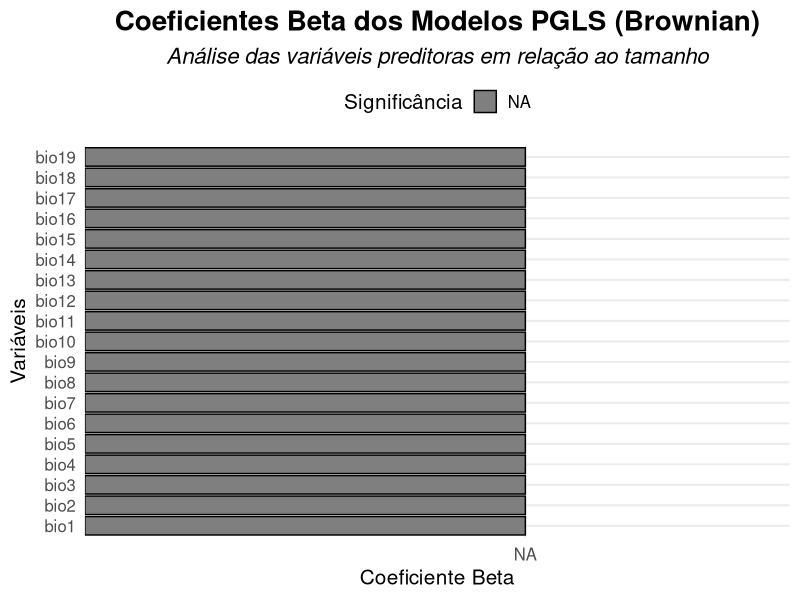
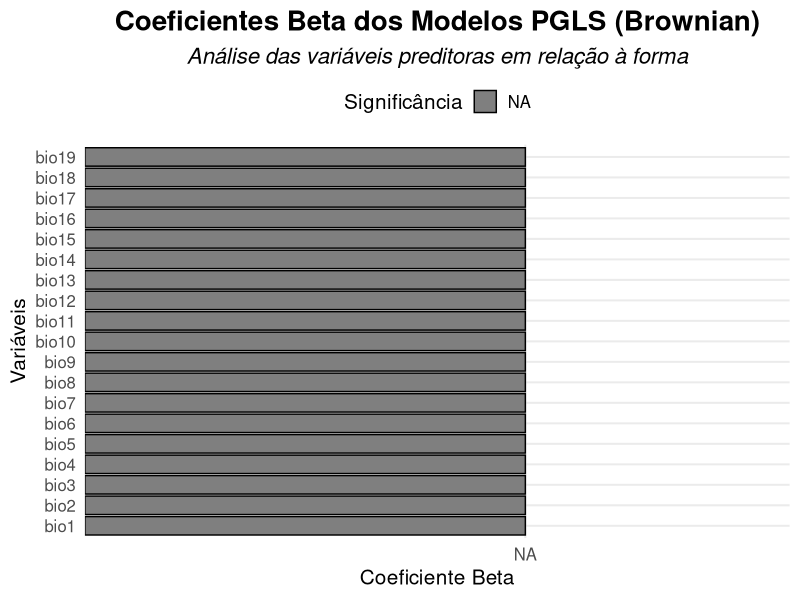
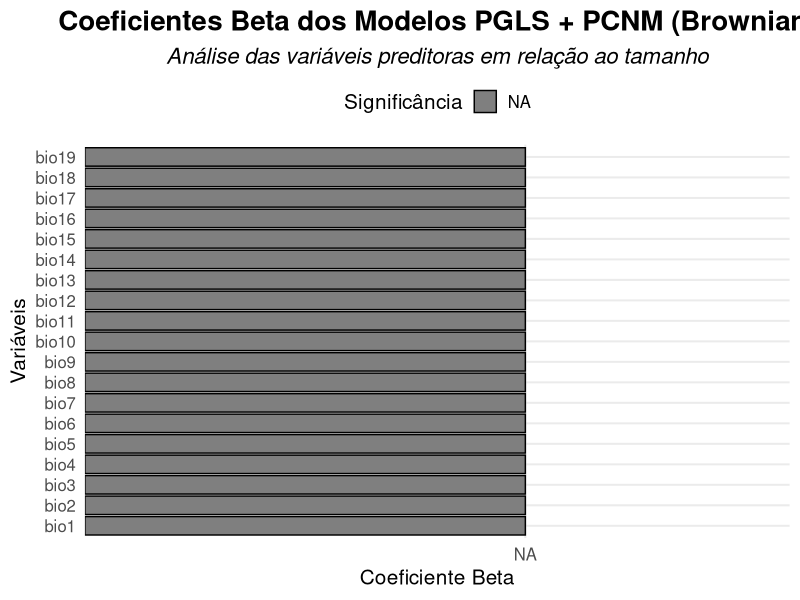
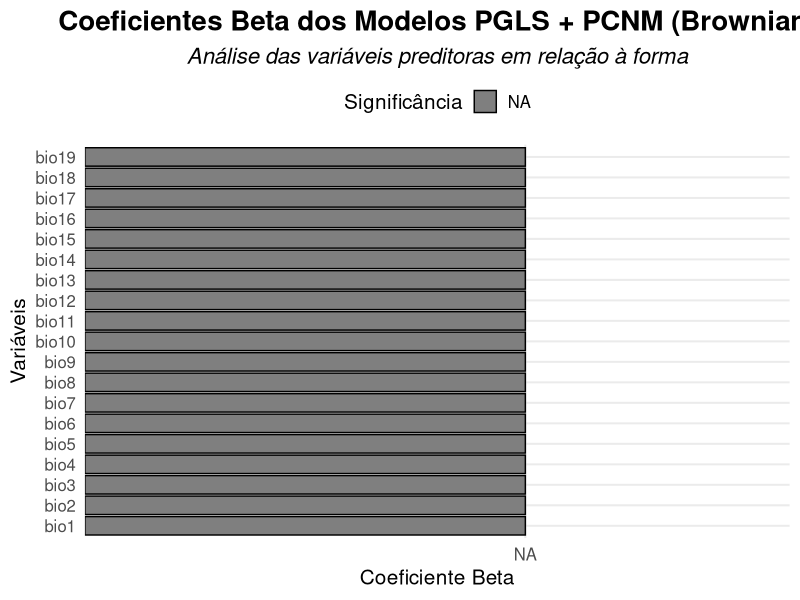

These charts were generated, in order, by the following R code: (Note: this script raises an error after producing the figures.)
setwd("C:/Users/Lourenço/OneDrive/UFSM/LabMastozoo/Sapajus/Data/PGLS.SEy")


#BROWNIAN

# Pacotes necessários
library(tidyverse)  # Para manipulação de dados

# Lista de variáveis (bio1 até bio19)
bio_vars <- paste0("bio", 1:19)

#TAMANHO

run_pgls <- function(var, data, tree) {
  # Cria a fórmula dinamicamente
  formula <- as.formula(paste("CS ~", var))
  
  # Tenta rodar o modelo
  fit <- try(pgls.SEy(formula, data = data, tree = tree), silent = TRUE)
  
  # Verifica se o modelo foi rodado corretamente
  if (inherits(fit, "try-error")) {
    return(data.frame(Variable = var, Beta = NA, T_value = NA, P_value = NA, AIC = NA, BIC = NA, Sigma = NA))
  }
  
  # Extrai o sumário do modelo
  fited <- summary(fit)
  
  # Extrai os coeficientes da tabela tTable
  coef_summary <- fited$tTable
  
  # Inicializa as variáveis
  beta <- NA
  t_value <- NA
  p_value <- NA
  
  # Verifica se a tabela está estruturada corretamente
  if (!is.null(coef_summary) && nrow(coef_summary) >= 2) {
    beta <- coef_summary[2, "Value"]
    t_value <- coef_summary[2, "t-value"]
    p_value <- coef_summary[2, "p-value"]
  }
  
  # Extrai AIC, BIC e sigma
  aic_value <- fited$AIC
  bic_value <- fited$BIC
  sigma_value <- fited$sigma
  
  # Retorna um data frame com os resultados
  return(data.frame(Variable = var, Beta = beta, T_value = t_value, P_value = p_value, AIC = aic_value, BIC = bic_value, Sigma = sigma_value))
}

# Aplicar a função para cada variável bio
results <- map_df(bio_vars, ~run_pgls(.x, data, tree))

# Também pode salvar em CSV se preferir
#write.csv(results, "wright_simple_pgls_B.csv", row.names = FALSE)


### FORMA 

# Função para rodar o PGLS e extrair os resultados
run_pgls <- function(var, data, tree) {
  # Cria a fórmula dinamicamente
  formula <- as.formula(paste("y ~", var))
  
  # Tenta rodar o modelo
  fit <- try(pgls.SEy(formula, data = data, tree = tree), silent = TRUE)
  
  # Verifica se o modelo foi rodado corretamente
  if (inherits(fit, "try-error")) {
    return(data.frame(Variable = var, Beta = NA, T_value = NA, P_value = NA, AIC = NA, BIC = NA, Sigma = NA))
  }
  
  # Extrai o sumário do modelo
  fited <- summary(fit)
  
  # Extrai os coeficientes da tabela tTable
  coef_summary <- fited$tTable
  
  # Inicializa as variáveis
  beta <- NA
  t_value <- NA
  p_value <- NA
  
  # Verifica se a tabela está estruturada corretamente
  if (!is.null(coef_summary) && nrow(coef_summary) >= 2) {
    beta <- coef_summary[2, "Value"]
    t_value <- coef_summary[2, "t-value"]
    p_value <- coef_summary[2, "p-value"]
  }
  
  # Extrai AIC, BIC e sigma
  aic_value <- fited$AIC
  bic_value <- fited$BIC
  sigma_value <- fited$sigma
  
  # Retorna um data frame com os resultados
  return(data.frame(Variable = var, Beta = beta, T_value = t_value, P_value = p_value, AIC = aic_value, BIC = bic_value, Sigma = sigma_value))
}

# Aplicar a função para cada variável bio
resultsY <- map_df(bio_vars, ~run_pgls(.x, data, tree))

# Também pode salvar em CSV se preferir
#write.csv(resultsY, "wrightY_simple_pgls_B.csv", row.names = FALSE)

library(ggplot2)
library(ggrepel)  # Para rótulos que não se sobrepõem

par(mfrow=c(1,2))

# Gráfico de coeficientes com personalizações
results %>%
  mutate(Variable = factor(Variable, levels = Variable[order(Beta)])) %>%
  ggplot(aes(x = Variable, y = Beta)) +
  geom_col(aes(fill = P_value < 0.05), color = "black") +  # Preenchimento e contorno
  scale_fill_manual(values = c("TRUE" = "dodgerblue", "FALSE" = "salmon"), 
                    labels = c("TRUE" = "Significativa (p < 0.05)", "FALSE" = "Não Significativa")) +
  geom_errorbar(aes(ymin = Beta - 1.96 * Sigma, ymax = Beta + 1.96 * Sigma), width = 0.2, color = "darkgrey") +
  coord_flip() +
  labs(title = "Coeficientes Beta dos Modelos PGLS (Brownian)",
       subtitle = "Análise das variáveis preditoras em relação ao tamanho",
       x = "Variáveis",
       y = "Coeficiente Beta",
       fill = "Significância") +
  theme_minimal(base_size = 15) +  # Aumenta o tamanho base da fonte
  theme(legend.position = "top") +  # Coloca a legenda no topo
  geom_text_repel(aes(label = ifelse(P_value < 0.05, round(Beta, 2), "")),  # Rótulos para coeficientes significativos
                  box.padding = 0.5, point.padding = 0.5, show.legend = FALSE) +
  theme(plot.title = element_text(hjust = 0.5, size = 20, face = "bold"),  # Alinhamento e estilo do título
        plot.subtitle = element_text(hjust = 0.5, size = 16, face = "italic"))  # Estilo do subtítulo


# Gráfico de coeficientes com personalizações
resultsY %>%
  mutate(Variable = factor(Variable, levels = Variable[order(Beta)])) %>%
  ggplot(aes(x = Variable, y = Beta)) +
  geom_col(aes(fill = P_value < 0.05), color = "black") +  # Preenchimento e contorno
  scale_fill_manual(values = c("TRUE" = "dodgerblue", "FALSE" = "salmon"), 
                    labels = c("TRUE" = "Significativa (p < 0.05)", "FALSE" = "Não Significativa")) +
  geom_errorbar(aes(ymin = Beta - 1.96 * Sigma, ymax = Beta + 1.96 * Sigma), width = 0.2, color = "darkgrey") +
  coord_flip() +
  labs(title = "Coeficientes Beta dos Modelos PGLS (Brownian)",
       subtitle = "Análise das variáveis preditoras em relação à forma",
       x = "Variáveis",
       y = "Coeficiente Beta",
       fill = "Significância") +
  theme_minimal(base_size = 15) +  # Aumenta o tamanho base da fonte
  theme(legend.position = "top") +  # Coloca a legenda no topo
  geom_text_repel(aes(label = ifelse(P_value < 0.05, round(Beta, 2), "")),  # Rótulos para coeficientes significativos
                  box.padding = 0.5, point.padding = 0.5, show.legend = FALSE) +
  theme(plot.title = element_text(hjust = 0.5, size = 20, face = "bold"),  # Alinhamento e estilo do título
        plot.subtitle = element_text(hjust = 0.5, size = 16, face = "italic"))  # Estilo do subtítulo

par(mfrow=c(1,1))


library(dplyr)
library(purrr)

# Lista de variáveis (bio1 até bio19)
bio_vars <- paste0("bio", 1:19)

## TAMANHO + PCNM

run_pgls <- function(var, data, tree) {
  # Cria a fórmula dinamicamente
  formula <- as.formula(paste("CS ~", var, "+ pcnm1 + pcnm5"))
  
  # Tenta rodar o modelo
  fit <- try(pgls.SEy(formula, data = data, tree = tree), silent = TRUE)
  
  # Verifica se o modelo foi rodado corretamente
  if (inherits(fit, "try-error")) {
    return(data.frame(Variable = var, Beta = NA, T_value = NA, P_value = NA, AIC = NA, BIC = NA, Sigma = NA))
  }
  
  # Extrai o sumário do modelo
  fited <- summary(fit)
  
  # Extrai os coeficientes da tabela tTable
  coef_summary <- fited$tTable
  
  # Inicializa as variáveis
  beta <- NA
  t_value <- NA
  p_value <- NA
  
  # Verifica se a tabela está estruturada corretamente
  if (!is.null(coef_summary) && nrow(coef_summary) >= 2) {
    beta <- coef_summary[2, "Value"]
    t_value <- coef_summary[2, "t-value"]
    p_value <- coef_summary[2, "p-value"]
  }
  
  # Extrai AIC, BIC e sigma
  aic_value <- fited$AIC
  bic_value <- fited$BIC
  sigma_value <- fited$sigma
  
  # Retorna um data frame com os resultados
  return(data.frame(Variable = var, Beta = beta, T_value = t_value, P_value = p_value, AIC = aic_value, BIC = bic_value, Sigma = sigma_value))
}

# Aplicar a função para cada variável bio
results <- map_df(bio_vars, ~run_pgls(.x, data, tree))

# Salvar em CSV
#write.csv(results, "wright_pcnm_pgls.csv", row.names = FALSE)

### FORMA + PCNM
run_pgls <- function(var, data, tree) {
  # Cria a fórmula dinamicamente
  formula <- as.formula(paste("CS ~", var, "+ pcnm1 + pcnm5"))
  
  # Tenta rodar o modelo
  fit <- try(pgls.SEy(formula, data = data, tree = tree), silent = TRUE)
  
  # Verifica se o modelo foi rodado corretamente
  if (inherits(fit, "try-error")) {
    return(data.frame(Variable = var, Beta = NA, T_value = NA, P_value = NA, AIC = NA, BIC = NA, Sigma = NA))
  }
  
  # Extrai o sumário do modelo
  fited <- summary(fit)
  
  # Extrai os coeficientes da tabela tTable
  coef_summary <- fited$tTable
  
  # Inicializa as variáveis
  beta <- NA
  t_value <- NA
  p_value <- NA
  
  # Verifica se a tabela está estruturada corretamente
  if (!is.null(coef_summary) && nrow(coef_summary) >= 2) {
    beta <- coef_summary[2, "Value"]
    t_value <- coef_summary[2, "t-value"]
    p_value <- coef_summary[2, "p-value"]
  }
  
  # Extrai AIC, BIC e sigma
  aic_value <- fited$AIC
  bic_value <- fited$BIC
  sigma_value <- fited$sigma
  
  # Retorna um data frame com os resultados
  return(data.frame(Variable = var, Beta = beta, T_value = t_value, P_value = p_value, AIC = aic_value, BIC = bic_value, Sigma = sigma_value))
}

# Aplicar a função para cada variável bio
results <- map_df(bio_vars, ~run_pgls(.x, data, tree))
#write.csv(resultsY, "wrightY_pcnm_pgls_B.csv", row.names = FALSE)

## FORMA + PCNM

run_pgls <- function(var, data, tree) {
  # Cria a fórmula dinamicamente
  formula <- as.formula(paste("CS ~", var, "+ pcnm1 + pcnm5"))
  
  # Tenta rodar o modelo
  fit <- try(pgls.SEy(formula, data = data, tree = tree), silent = TRUE)
  
  # Verifica se o modelo foi rodado corretamente
  if (inherits(fit, "try-error")) {
    return(data.frame(Variable = var, Beta = NA, T_value = NA, P_value = NA, AIC = NA, BIC = NA, Sigma = NA))
  }
  
  # Extrai o sumário do modelo
  fited <- summary(fit)
  
  # Extrai os coeficientes da tabela tTable
  coef_summary <- fited$tTable
  
  # Inicializa as variáveis
  beta <- NA
  t_value <- NA
  p_value <- NA
  
  # Verifica se a tabela está estruturada corretamente
  if (!is.null(coef_summary) && nrow(coef_summary) >= 2) {
    beta <- coef_summary[2, "Value"]
    t_value <- coef_summary[2, "t-value"]
    p_value <- coef_summary[2, "p-value"]
  }
  
  # Extrai AIC, BIC e sigma
  aic_value <- fited$AIC
  bic_value <- fited$BIC
  sigma_value <- fited$sigma
  
  # Retorna um data frame com os resultados
  return(data.frame(Variable = var, Beta = beta, T_value = t_value, P_value = p_value, AIC = aic_value, BIC = bic_value, Sigma = sigma_value))
}

# Aplicar a função para cada variável bio
results <- map_df(bio_vars, ~run_pgls(.x, data, tree))

# Salvar em CSV
#write.csv(results, "wright_pcnm_pgls.csv", row.names = FALSE)

### FORMA + PCNM
run_pgls <- function(var, data, tree) {
  # Cria a fórmula dinamicamente
  formula <- as.formula(paste("CS ~", var, "+ pcnm1 + pcnm5"))
  
  # Tenta rodar o modelo
  fit <- try(pgls.SEy(formula, data = data, tree = tree), silent = TRUE)
  
  # Verifica se o modelo foi rodado corretamente
  if (inherits(fit, "try-error")) {
    return(data.frame(Variable = var, Beta = NA, T_value = NA, P_value = NA, AIC = NA, BIC = NA, Sigma = NA))
  }
  
  # Extrai o sumário do modelo
  fited <- summary(fit)
  
  # Extrai os coeficientes da tabela tTable
  coef_summary <- fited$tTable
  
  # Inicializa as variáveis
  beta <- NA
  t_value <- NA
  p_value <- NA
  
  # Verifica se a tabela está estruturada corretamente
  if (!is.null(coef_summary) && nrow(coef_summary) >= 2) {
    beta <- coef_summary[2, "Value"]
    t_value <- coef_summary[2, "t-value"]
    p_value <- coef_summary[2, "p-value"]
  }
  
  # Extrai AIC, BIC e sigma
  aic_value <- fited$AIC
  bic_value <- fited$BIC
  sigma_value <- fited$sigma
  
  # Retorna um data frame com os resultados
  return(data.frame(Variable = var, Beta = beta, T_value = t_value, P_value = p_value, AIC = aic_value, BIC = bic_value, Sigma = sigma_value))
}

# Aplicar a função para cada variável bio
resultsY <- map_df(bio_vars, ~run_pgls(.x, data, tree))
#write.csv(resultsY, "wrightY_pcnm_pgls_B.csv", row.names = FALSE)

# Gráfico de coeficientes com personalizações
results %>%
  mutate(Variable = factor(Variable, levels = Variable[order(Beta)])) %>%
  ggplot(aes(x = Variable, y = Beta)) +
  geom_col(aes(fill = P_value < 0.05), color = "black") +  # Preenchimento e contorno
  scale_fill_manual(values = c("TRUE" = "dodgerblue", "FALSE" = "salmon"), 
                    labels = c("TRUE" = "Significativa (p < 0.05)", "FALSE" = "Não Significativa")) +
  geom_errorbar(aes(ymin = Beta - 1.96 * Sigma, ymax = Beta + 1.96 * Sigma), width = 0.2, color = "darkgrey") +
  coord_flip() +
  labs(title = "Coeficientes Beta dos Modelos PGLS + PCNM (Brownian)",
       subtitle = "Análise das variáveis preditoras em relação ao tamanho",
       x = "Variáveis",
       y = "Coeficiente Beta",
       fill = "Significância") +
  theme_minimal(base_size = 15) +  # Aumenta o tamanho base da fonte
  theme(legend.position = "top") +  # Coloca a legenda no topo
  geom_text_repel(aes(label = ifelse(P_value < 0.05, round(Beta, 2), "")),  # Rótulos para coeficientes significativos
                  box.padding = 0.5, point.padding = 0.5, show.legend = FALSE) +
  theme(plot.title = element_text(hjust = 0.5, size = 20, face = "bold"),  # Alinhamento e estilo do título
        plot.subtitle = element_text(hjust = 0.5, size = 16, face = "italic"))  # Estilo do subtítulo


# Gráfico de coeficientes com personalizações
resultsY %>%
  mutate(Variable = factor(Variable, levels = Variable[order(Beta)])) %>%
  ggplot(aes(x = Variable, y = Beta)) +
  geom_col(aes(fill = P_value < 0.05), color = "black") +  # Preenchimento e contorno
  scale_fill_manual(values = c("TRUE" = "dodgerblue", "FALSE" = "salmon"), 
                    labels = c("TRUE" = "Significativa (p < 0.05)", "FALSE" = "Não Significativa")) +
  geom_errorbar(aes(ymin = Beta - 1.96 * Sigma, ymax = Beta + 1.96 * Sigma), width = 0.2, color = "darkgrey") +
  coord_flip() +
  labs(title = "Coeficientes Beta dos Modelos PGLS + PCNM (Brownian)",
       subtitle = "Análise das variáveis preditoras em relação à forma",
       x = "Variáveis",
       y = "Coeficiente Beta",
       fill = "Significância") +
  theme_minimal(base_size = 15) +  # Aumenta o tamanho base da fonte
  theme(legend.position = "top") +  # Coloca a legenda no topo
  geom_text_repel(aes(label = ifelse(P_value < 0.05, round(Beta, 2), "")),  # Rótulos para coeficientes significativos
                  box.padding = 0.5, point.padding = 0.5, show.legend = FALSE) +
  theme(plot.title = element_text(hjust = 0.5, size = 20, face = "bold"),  # Alinhamento e estilo do título
        plot.subtitle = element_text(hjust = 0.5, size = 16, face = "italic"))  # Estilo do subtítulo

par(mfrow=c(1,1))

################################################ PAGEL's ####################################################

library(dplyr)
library(purrr)


bio_vars <- paste0("bio", 1:19)


### TAMANHO
run_pgls <- function(var, data, tree) {
  # Cria a fórmula dinamicamente
  formula <- as.formula(paste("CS ~", var))
  
  # Tenta rodar o modelo com correlação de Pagel
  fit <- try(pgls.SEy(formula, data = data, tree = tree, corClass = corPagel), silent = TRUE)
  
  # Verifica se o modelo foi rodado corretamente
  if (inherits(fit, "try-error")) {
    return(data.frame(Variable = var, Beta = NA, T_value = NA, P_value = NA, AIC = NA, BIC = NA, Sigma = NA))
  }
  
  # Extrai o sumário do modelo
  fited <- summary(fit)
  
  # Extrai os coeficientes da tabela tTable
  coef_summary <- fited$tTable
  
  # Inicializa as variáveis
  beta <- NA
  t_value <- NA
  p_value <- NA
  
  # Verifica se a tabela está estruturada corretamente
  if (!is.null(coef_summary) && nrow(coef_summary) >= 2) {
    beta <- coef_summary[2, "Value"]
    t_value <- coef_summary[2, "t-value"]
    p_value <- coef_summary[2, "p-value"]
  }
  
  # Extrai AIC, BIC e sigma
  aic_value <- fited$AIC
  bic_value <- fited$BIC
  sigma_value <- fited$sigma
  
  # Retorna um data frame com os resultados
  return(data.frame(Variable = var, Beta = beta, T_value = t_value, P_value = p_value, AIC = aic_value, BIC = bic_value, Sigma = sigma_value))
}

# Aplicar a função para cada variável bio
results <- map_df(bio_vars, ~run_pgls(.x, data, tree))

# Salvar em CSV
write.csv(results, "Pagel/wright_pgls_pagel.csv", row.names = FALSE)


### FORMA 
run_pgls <- function(var, data, tree) {
  # Cria a fórmula dinamicamente
  formula <- as.formula(paste("y ~", var))
  
  # Tenta rodar o modelo com correlação de Pagel
  fit <- try(pgls.SEy(formula, data = data, tree = tree, corClass = corPagel), silent = TRUE)
  
  # Verifica se o modelo foi rodado corretamente
  if (inherits(fit, "try-error")) {
    return(data.frame(Variable = var, Beta = NA, T_value = NA, P_value = NA, AIC = NA, BIC = NA, Sigma = NA))
  }
  
  # Extrai o sumário do modelo
  fited <- summary(fit)
  
  # Extrai os coeficientes da tabela tTable
  coef_summary <- fited$tTable
  
  # Inicializa as variáveis
  beta <- NA
  t_value <- NA
  p_value <- NA
  
  # Verifica se a tabela está estruturada corretamente
  if (!is.null(coef_summary) && nrow(coef_summary) >= 2) {
    beta <- coef_summary[2, "Value"]
    t_value <- coef_summary[2, "t-value"]
    p_value <- coef_summary[2, "p-value"]
  }
  
  # Extrai AIC, BIC e sigma
  aic_value <- fited$AIC
  bic_value <- fited$BIC
  sigma_value <- fited$sigma
  
  # Retorna um data frame com os resultados
  return(data.frame(Variable = var, Beta = beta, T_value = t_value, P_value = p_value, AIC = aic_value, BIC = bic_value, Sigma = sigma_value))
}

# Aplicar a função para cada variável bio
resultsY <- map_df(bio_vars, ~run_pgls(.x, data, tree))

# Salvar em CSV
write.csv(resultsY, "Pagel/wrightY_pgls_pagel.csv", row.names = FALSE)


# Gráfico de coeficientes com personalizações
results %>%
  mutate(Variable = factor(Variable, levels = Variable[order(Beta)])) %>%
  ggplot(aes(x = Variable, y = Beta)) +
  geom_col(aes(fill = P_value < 0.05), color = "black") +  # Preenchimento e contorno
  scale_fill_manual(values = c("TRUE" = "dodgerblue", "FALSE" = "salmon"), 
                    labels = c("TRUE" = "Significativa (p < 0.05)", "FALSE" = "Não Significativa")) +
  geom_errorbar(aes(ymin = Beta - 1.96 * Sigma, ymax = Beta + 1.96 * Sigma), width = 0.2, color = "darkgrey") +
  coord_flip() +
  labs(title = "Coeficientes Beta dos Modelos PGLS (Pagel)",
       subtitle = "Análise das variáveis preditoras em relação ao tamanho",
       x = "Variáveis",
       y = "Coeficiente Beta",
       fill = "Significância") +
  theme_minimal(base_size = 15) +  # Aumenta o tamanho base da fonte
  theme(legend.position = "top") +  # Coloca a legenda no topo
  geom_text_repel(aes(label = ifelse(P_value < 0.05, round(Beta, 2), "")),  # Rótulos para coeficientes significativos
                  box.padding = 0.5, point.padding = 0.5, show.legend = FALSE) +
  theme(plot.title = element_text(hjust = 0.5, size = 20, face = "bold"),  # Alinhamento e estilo do título
        plot.subtitle = element_text(hjust = 0.5, size = 16, face = "italic"))  # Estilo do subtítulo


# Gráfico de coeficientes com personalizações
resultsY %>%
  mutate(Variable = factor(Variable, levels = Variable[order(Beta)])) %>%
  ggplot(aes(x = Variable, y = Beta)) +
  geom_col(aes(fill = P_value < 0.05), color = "black") +  # Preenchimento e contorno
  scale_fill_manual(values = c("TRUE" = "dodgerblue", "FALSE" = "salmon"), 
                    labels = c("TRUE" = "Significativa (p < 0.05)", "FALSE" = "Não Significativa")) +
  geom_errorbar(aes(ymin = Beta - 1.96 * Sigma, ymax = Beta + 1.96 * Sigma), width = 0.2, color = "darkgrey") +
  coord_flip() +
  labs(title = "Coeficientes Beta dos Modelos PGLS (Pagel)",
       subtitle = "Análise das variáveis preditoras em relação à forma",
       x = "Variáveis",
       y = "Coeficiente Beta",
       fill = "Significância") +
  theme_minimal(base_size = 15) +  # Aumenta o tamanho base da fonte
  theme(legend.position = "top") +  # Coloca a legenda no topo
  geom_text_repel(aes(label = ifelse(P_value < 0.05, round(Beta, 2), "")),  # Rótulos para coeficientes significativos
                  box.padding = 0.5, point.padding = 0.5, show.legend = FALSE) +
  theme(plot.title = element_text(hjust = 0.5, size = 20, face = "bold"),  # Alinhamento e estilo do título
        plot.subtitle = element_text(hjust = 0.5, size = 16, face = "italic"))  # Estilo do subtítulo

par(mfrow=c(1,1))




### TAMANHO + PCNM
run_pgls <- function(var, data, tree) {
  # Cria a fórmula dinamicamente
  formula <- as.formula(paste("CS ~", var, "+ pcnm1 + pcnm5"))
  
  # Tenta rodar o modelo com correlação de Pagel
  fit <- try(pgls.SEy(formula, data = data, tree = tree, corClass = corPagel), silent = TRUE)
  
  # Verifica se o modelo foi rodado corretamente
  if (inherits(fit, "try-error")) {
    return(data.frame(Variable = var, Beta = NA, T_value = NA, P_value = NA, AIC = NA, BIC = NA, Sigma = NA))
  }
  
  # Extrai o sumário do modelo
  fited <- summary(fit)
  
  # Extrai os coeficientes da tabela tTable
  coef_summary <- fited$tTable
  
  # Inicializa as variáveis
  beta <- NA
  t_value <- NA
  p_value <- NA
  
  # Verifica se a tabela está estruturada corretamente
  if (!is.null(coef_summary) && nrow(coef_summary) >= 2) {
    beta <- coef_summary[2, "Value"]
    t_value <- coef_summary[2, "t-value"]
    p_value <- coef_summary[2, "p-value"]
  }
  
  # Extrai AIC, BIC e sigma
  aic_value <- fited$AIC
  bic_value <- fited$BIC
  sigma_value <- fited$sigma
  
  # Retorna um data frame com os resultados
  return(data.frame(Variable = var, Beta = beta, T_value = t_value, P_value = p_value, AIC = aic_value, BIC = bic_value, Sigma = sigma_value))
}

# Aplicar a função para cada variável bio
results <- map_df(bio_vars, ~run_pgls(.x, data, tree))

# Salvar em CSV
write.csv(results, "wright_pcnm_pgls_pagel.csv", row.names = FALSE)



### FORMA + PCNM
run_pgls <- function(var, data, tree) {
  # Cria a fórmula dinamicamente
  formula <- as.formula(paste("y ~", var, "+ pcnm1 + pcnm5"))
  
  # Tenta rodar o modelo com correlação de Pagel
  fit <- try(pgls.SEy(formula, data = data, tree = tree, corClass = corPagel), silent = TRUE)
  
  # Verifica se o modelo foi rodado corretamente
  if (inherits(fit, "try-error")) {
    return(data.frame(Variable = var, Beta = NA, T_value = NA, P_value = NA, AIC = NA, BIC = NA, Sigma = NA))
  }
  
  # Extrai o sumário do modelo
  fited <- summary(fit)
  
  # Extrai os coeficientes da tabela tTable
  coef_summary <- fited$tTable
  
  # Inicializa as variáveis
  beta <- NA
  t_value <- NA
  p_value <- NA
  
  # Verifica se a tabela está estruturada corretamente
  if (!is.null(coef_summary) && nrow(coef_summary) >= 2) {
    beta <- coef_summary[2, "Value"]
    t_value <- coef_summary[2, "t-value"]
    p_value <- coef_summary[2, "p-value"]
  }
  
  # Extrai AIC, BIC e sigma
  aic_value <- fited$AIC
  bic_value <- fited$BIC
  sigma_value <- fited$sigma
  
  # Retorna um data frame com os resultados
  return(data.frame(Variable = var, Beta = beta, T_value = t_value, P_value = p_value, AIC = aic_value, BIC = bic_value, Sigma = sigma_value))
}

# Aplicar a função para cada variável bio
resultsY <- map_df(bio_vars, ~run_pgls(.x, data, tree))

# Salvar em CSV
write.csv(resultsY, "wrightY_pcnm_pgls_pagel.csv", row.names = FALSE)


# Gráfico de coeficientes com personalizações
results %>%
  mutate(Variable = factor(Variable, levels = Variable[order(Beta)])) %>%
  ggplot(aes(x = Variable, y = Beta)) +
  geom_col(aes(fill = P_value < 0.05), color = "black") +  # Preenchimento e contorno
  scale_fill_manual(values = c("TRUE" = "dodgerblue", "FALSE" = "salmon"), 
                    labels = c("TRUE" = "Significativa (p < 0.05)", "FALSE" = "Não Significativa")) +
  geom_errorbar(aes(ymin = Beta - 1.96 * Sigma, ymax = Beta + 1.96 * Sigma), width = 0.2, color = "darkgrey") +
  coord_flip() +
  labs(title = "Coeficientes Beta dos Modelos PGLS + PCNM (Pagel)",
       subtitle = "Análise das variáveis preditoras em relação ao tamanho",
       x = "Variáveis",
       y = "Coeficiente Beta",
       fill = "Significância") +
  theme_minimal(base_size = 15) +  # Aumenta o tamanho base da fonte
  theme(legend.position = "top") +  # Coloca a legenda no topo
  geom_text_repel(aes(label = ifelse(P_value < 0.05, round(Beta, 2), "")),  # Rótulos para coeficientes significativos
                  box.padding = 0.5, point.padding = 0.5, show.legend = FALSE) +
  theme(plot.title = element_text(hjust = 0.5, size = 20, face = "bold"),  # Alinhamento e estilo do título
        plot.subtitle = element_text(hjust = 0.5, size = 16, face = "italic"))  # Estilo do subtítulo


# Gráfico de coeficientes com personalizações
resultsY %>%
  mutate(Variable = factor(Variable, levels = Variable[order(Beta)])) %>%
  ggplot(aes(x = Variable, y = Beta)) +
  geom_col(aes(fill = P_value < 0.05), color = "black") +  # Preenchimento e contorno
  scale_fill_manual(values = c("TRUE" = "dodgerblue", "FALSE" = "salmon"), 
                    labels = c("TRUE" = "Significativa (p < 0.05)", "FALSE" = "Não Significativa")) +
  geom_errorbar(aes(ymin = Beta - 1.96 * Sigma, ymax = Beta + 1.96 * Sigma), width = 0.2, color = "darkgrey") +
  coord_flip() +
  labs(title = "Coeficientes Beta dos Modelos PGLS + PCNM (Pagel)",
       subtitle = "Análise das variáveis preditoras em relação à forma",
       x = "Variáveis",
       y = "Coeficiente Beta",
       fill = "Significância") +
  theme_minimal(base_size = 15) +  # Aumenta o tamanho base da fonte
  theme(legend.position = "top") +  # Coloca a legenda no topo
  geom_text_repel(aes(label = ifelse(P_value < 0.05, round(Beta, 2), "")),  # Rótulos para coeficientes significativos
                  box.padding = 0.5, point.padding = 0.5, show.legend = FALSE) +
  theme(plot.title = element_text(hjust = 0.5, size = 20, face = "bold"),  # Alinhamento e estilo do título
        plot.subtitle = element_text(hjust = 0.5, size = 16, face = "italic"))  # Estilo do subtítulo

par(mfrow=c(1,1))
